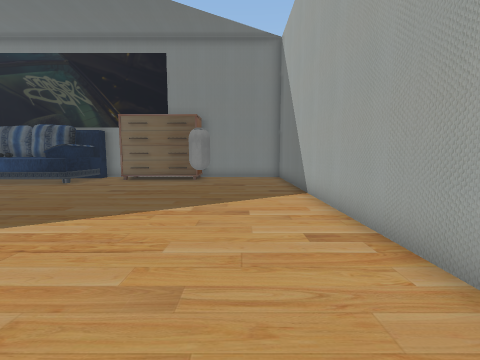
view 1 (above)

16 first-person views from a walk through a scene from a Unity 3-D project. The camera is 1.3 m above the floor, tilts 6° down and sees 90° across. The floor is counted in squares, 1 m on a side. Each view is taken from the middle of a square. On the plan, view 1 faces up. The plan holds only what a view shows up to about 12 squares ahead; the rest is blank. The player character is not drawn. Some animated figures are left out. Some surface patterns are stand-ins.

view 2
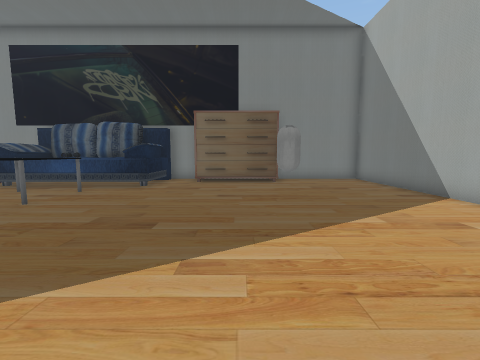

view 3
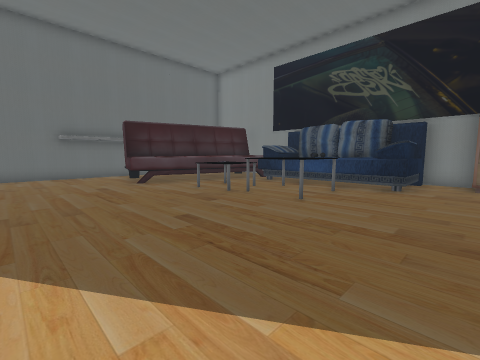

view 4
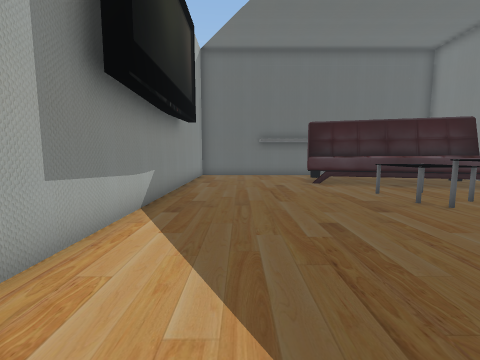

view 5
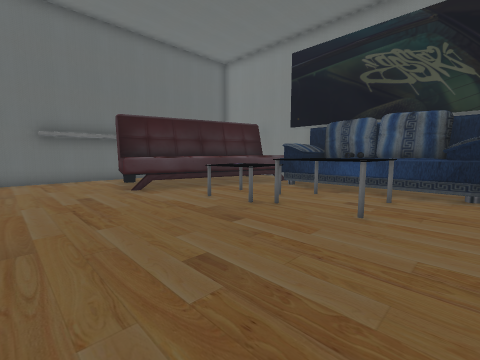

view 6
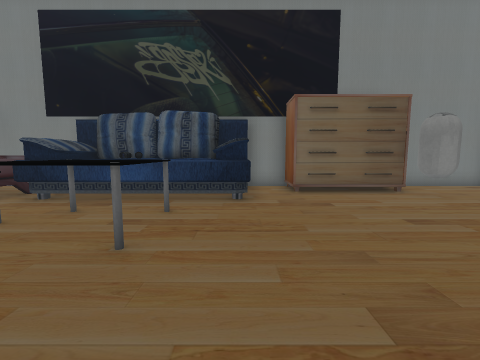

view 7
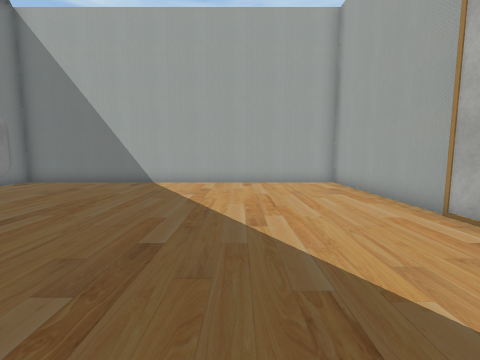

view 8
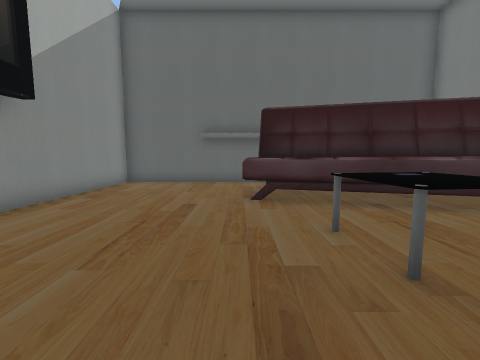

view 9
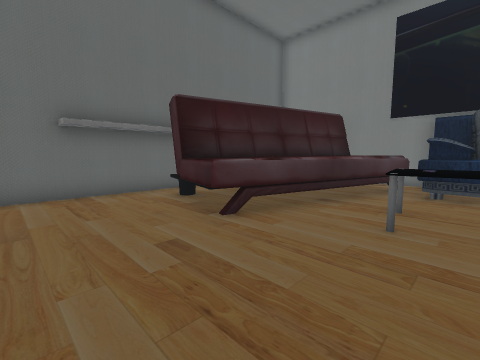

view 10
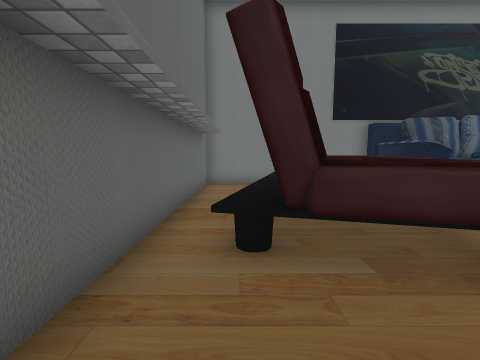

view 11
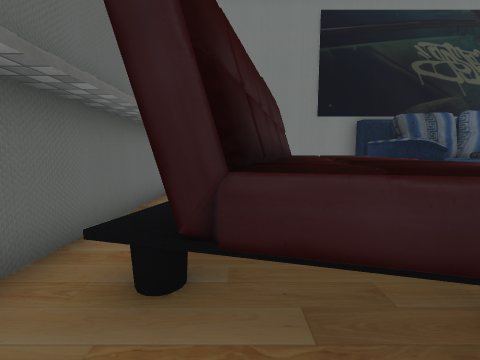

view 12
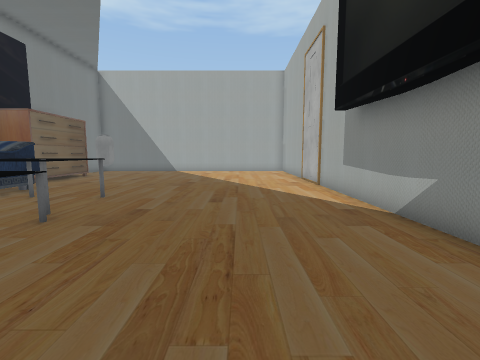

view 13
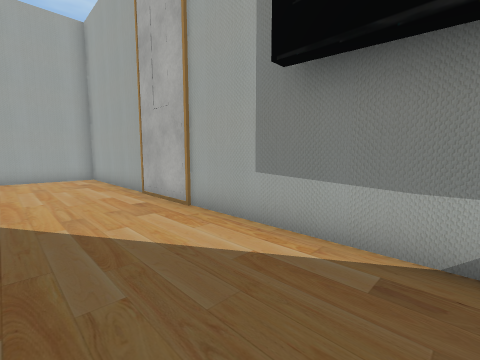

view 14
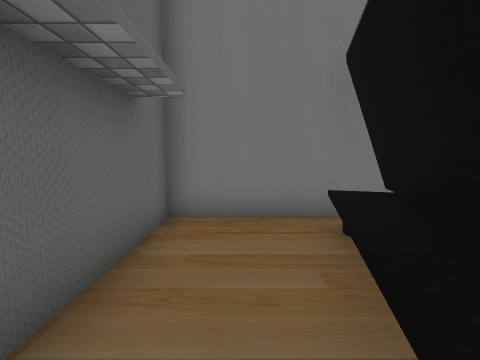

view 15
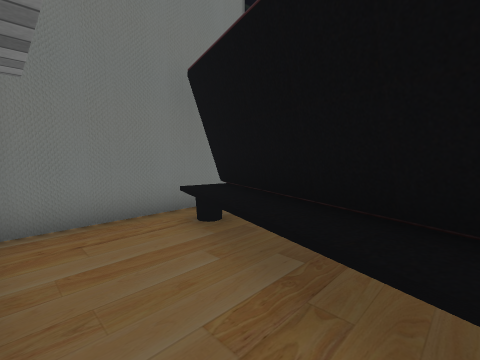

view 16
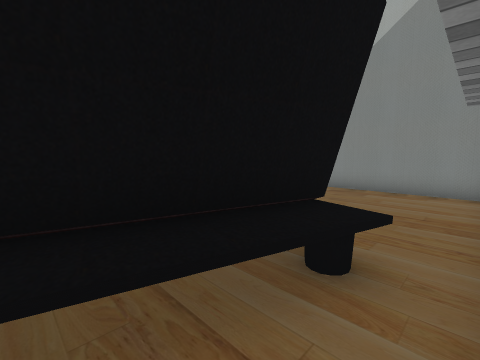

### Floor plan
Key: @ floor where view 1 was taken; # wall or solid block; . main floor; : floor 0.25 m higher than the main floor; = window, fence, low wall or low ledge; ^ raised ledge; O other object.
Columns run from 22 left of view 1 to 2 right of it. Each row starts with its distance up from view 1.
 14 #########     ###    ####
 13 #...##^ OOOOOOO.O:::O...#
 12 #..^#^ ^OOOOOOO.OO.OO...#
 11 #..^#^^^OOOOOOO.....O...#
 10 #..^# ^#................#
  9 #..#^^^...OOO...........#
  8 #.^#^^^.OOOOO...........#
  7 #.^#^^^.OOOOO...........#
  6 #.^#^^#.................#
  5 #...=^..................#
  4 #.......................#
  3 #.......................#
  2 #.......................#
  1 #.......................#
  0 #.....................@.#
 -1 #########################

Positions as (right, up) in squares from view 1, and headings:
1: (0, 0), facing up
2: (-4, 1), facing up
3: (-6, 1), facing up-left
4: (-6, 2), facing left
5: (-8, 2), facing up-left
6: (-8, 4), facing up
7: (-9, 4), facing right
8: (-10, 5), facing left
9: (-13, 2), facing up-left
10: (-20, 3), facing up
11: (-19, 4), facing up
12: (-17, 3), facing right
13: (-12, 3), facing down-right
14: (-20, 9), facing up
15: (-21, 9), facing up-right
16: (-21, 9), facing down-right
